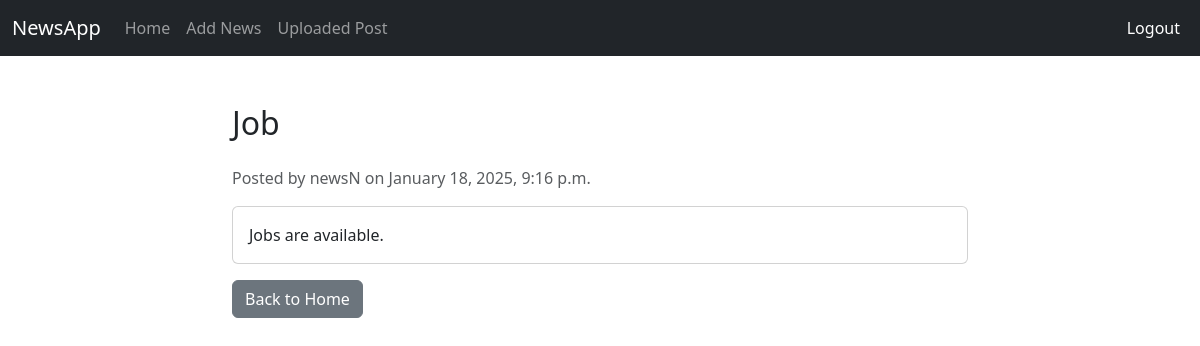
The page /news/1/ (signed in) on the database its author committed.
### newsapp/models.py (models this page shows, shortened)
class NewsPost(models.Model):
    user = models.ForeignKey(to=User, on_delete=models.CASCADE)
    title = models.CharField(max_length=300)
    desc = models.TextField()
    uploaded_at = models.DateTimeField(auto_now_add=True)

### newsapp/views.py (the view)
# urls.py: path('news/<int:pk>/', views.news_detail, name='news_detail'),
@login_required
def news_detail(request, pk):
    news = get_object_or_404(NewsPost, pk=pk)
    return render(request, "news_details.html", {'news':news})

### newsapp/templates/news_details.html
{% extends "base.html" %}
{% block content %}
<div class="container mt-5">
    <div class="row justify-content-center">
        <div class="col-md-8">
            <h2 class="mb-4">{{ news.title }}</h2>
            <p class="text-muted">Posted by {{ news.user.username }} on {{ news.uploaded_at|date:"F j, Y, g:i a" }}</p>
            <div class="card">
                <div class="card-body">
                    <p class="card-text">{{ news.desc }}</p>
                </div>
            </div>
            <a href="{% url 'home' %}" class="btn btn-secondary mt-3">Back to Home</a>
        </div>
    </div>
</div>
{% endblock content %}

### rows shown on the page
NewsPost: title "Job", user.username "newsN", uploaded_at "January 18, 2025, 9:16 p.m.", desc "Jobs are available."
